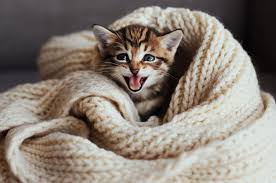
#> input picture resources/cat.jpeg, 276 x 183 px, found by its file name
$ python joining_images.py
#> lines starting #> are read from the running program, lines starting #| are printed output that depends on the picture
import cv2
import numpy as np

def stackImages(scale,imgArray):
    rows = len(imgArray)
    cols = len(imgArray[0])
    rowsAvailable = isinstance(imgArray[0], list)
    width = imgArray[0][0].shape[1]
    height = imgArray[0][0].shape[0]
    if rowsAvailable:
        for x in range ( 0, rows):
            for y in range(0, cols):
                if imgArray[x][y].shape[:2] == imgArray[0][0].shape [:2]:
                    imgArray[x][y] = cv2.resize(imgArray[x][y], (0, 0), None, scale, scale)
                else:
                    imgArray[x][y] = cv2.resize(imgArray[x][y], (imgArray[0][0].shape[1], imgArray[0][0].shape[0]), None, scale, scale)
                if len(imgArray[x][y].shape) == 2: imgArray[x][y]= cv2.cvtColor( imgArray[x][y], cv2.COLOR_GRAY2BGR)
        imageBlank = np.zeros((height, width, 3), np.uint8)
        hor = [imageBlank]*rows
        hor_con = [imageBlank]*rows
        for x in range(0, rows):
            hor[x] = np.hstack(imgArray[x])
        ver = np.vstack(hor)
    else:
        for x in range(0, rows):
            if imgArray[x].shape[:2] == imgArray[0].shape[:2]:
                imgArray[x] = cv2.resize(imgArray[x], (0, 0), None, scale, scale)
            else:
                imgArray[x] = cv2.resize(imgArray[x], (imgArray[0].shape[1], imgArray[0].shape[0]), None,scale, scale)
            if len(imgArray[x].shape) == 2: imgArray[x] = cv2.cvtColor(imgArray[x], cv2.COLOR_GRAY2BGR)
        hor= np.hstack(imgArray)
        ver = hor
    return ver

img = cv2.imread('opencv_python/resources/cat.jpeg')
#> img is the input picture: shape (183, 276, 3); mean B, G, R 118.7, 128, 137.9
imgGray = cv2.cvtColor(img, cv2.COLOR_BGR2GRAY)
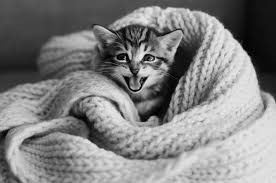
#> imgGray: shape (183, 276); min 0, max 242, mean 129.9

imgStack = stackImages(1, ([img,imgGray,img], [img,img,img]))
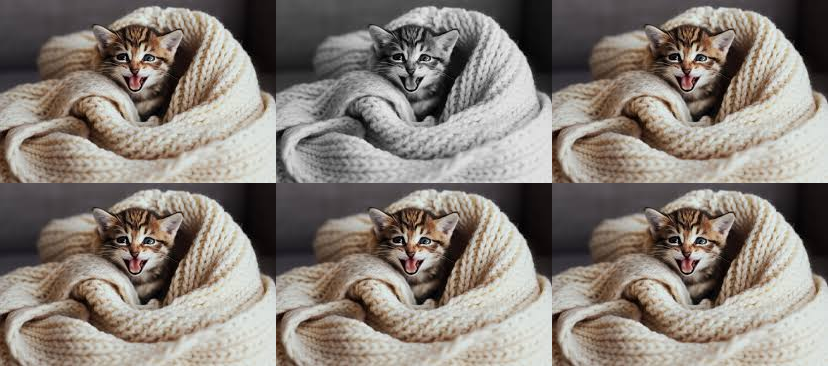
#> imgStack: shape (366, 828, 3); mean B, G, R 120.5, 128.3, 136.5
cv2.imshow("Image stack", imgStack)

# [5 lines of commented-out code are left out]

cv2.waitKey(0)

$ run again, with resources/elon_musk.jpg copied over resources/cat.jpeg
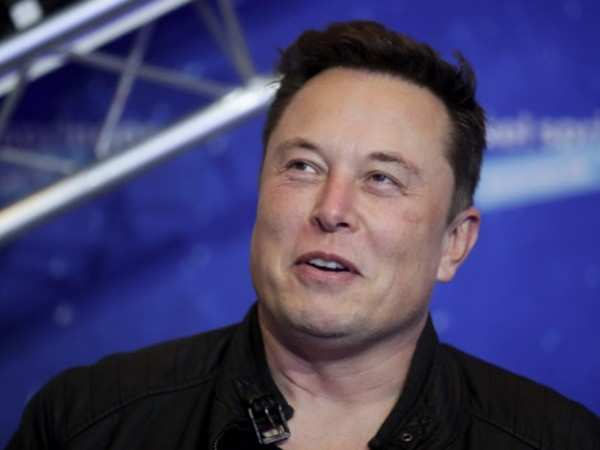
#> input picture resources/elon_musk.jpg, 600 x 450 px, found by its file name
#> img is the input picture: shape (450, 600, 3); mean B, G, R 108.6, 68.1, 72.6
#> `imgGray = cv2.cvtColor(img, cv2.COLOR_BGR2GRAY)`:
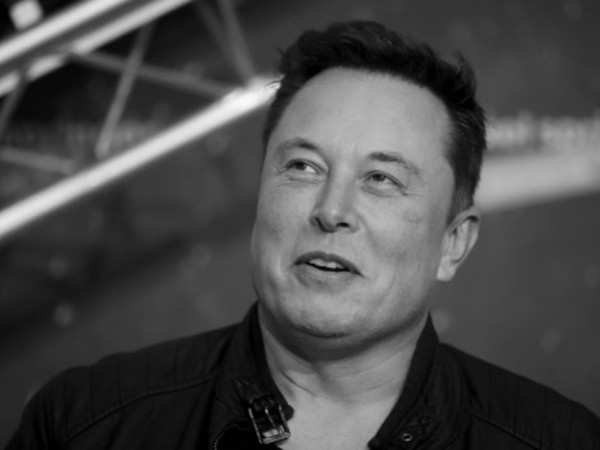
#> imgGray: shape (450, 600); min 0, max 251, mean 74.1
#> `imgStack = stackImages(1, ([img,imgGray,img], [img,img,img]))`:
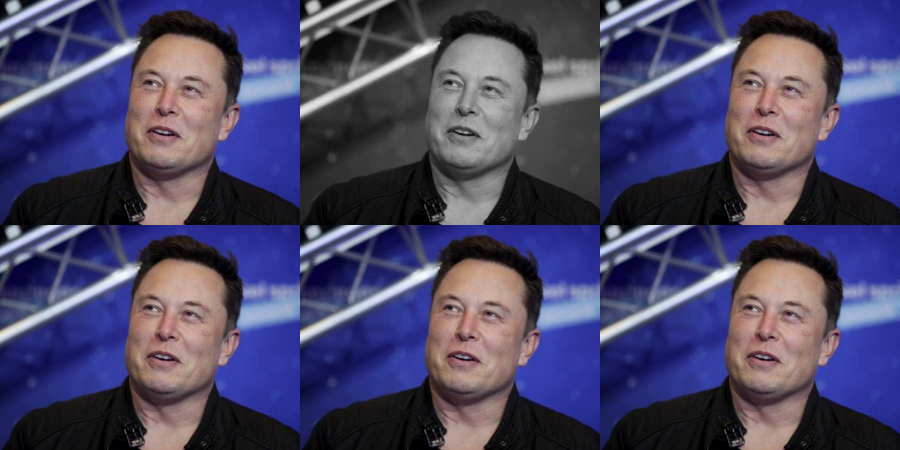
#> imgStack: shape (900, 1800, 3) (shown at 1/2 size); mean B, G, R 102.8, 69.1, 72.8
